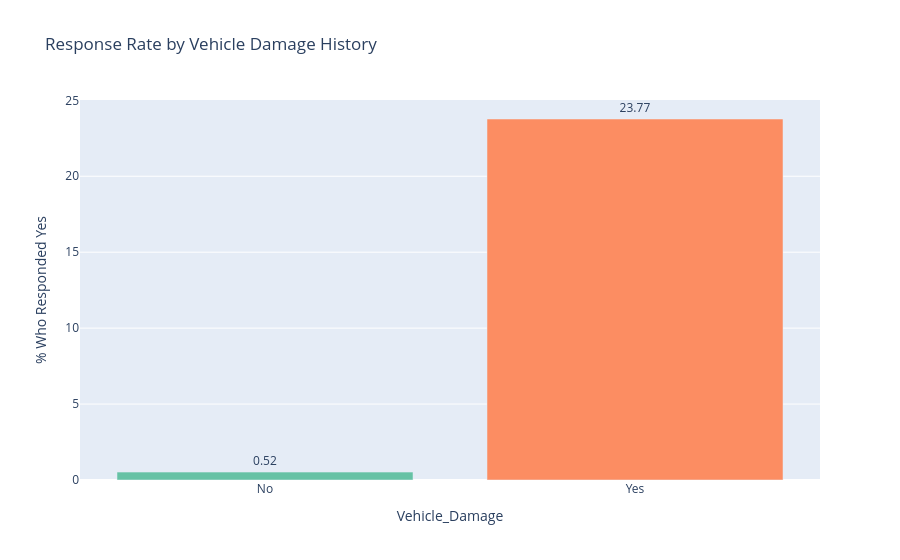
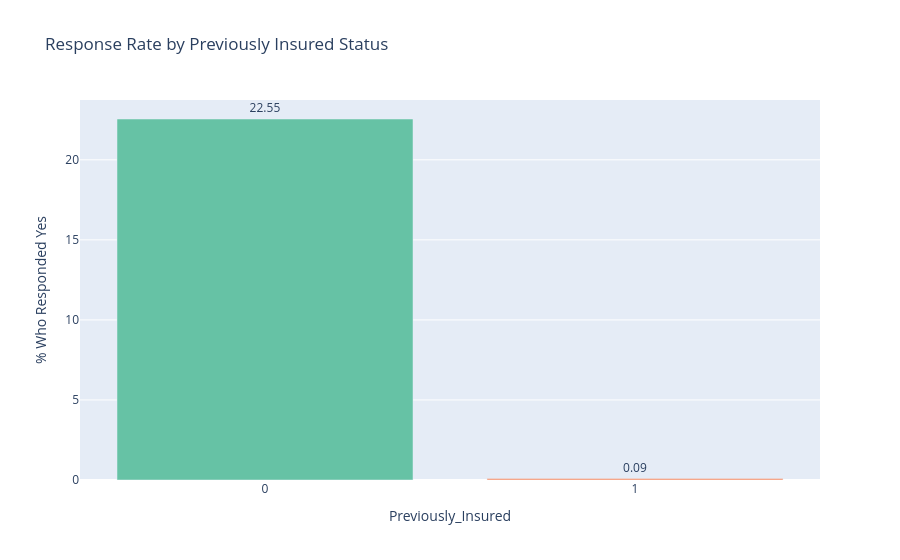

The cell these charts' notebook holds for them, in order:
### Markdown cell above
## 6. How Does Response Rate Change Across Categories? (Bivariate Analysis)
This is the most important EDA question: *which customer segments are most likely to say yes?*

### Code cell
def response_rate_bar(col, title):
    # % of customers who responded 'Yes' within each category of `col`
    rate = df.groupby(col)['Response'].mean().mul(100).round(2).reset_index()
    rate.columns = [col, 'Response_Rate_%']
    rate[col] = rate[col].astype(str)   # treat 0/1 as categories so bars/colours render as discrete groups
    fig = px.bar(rate, x=col, y='Response_Rate_%', color=col, color_discrete_sequence=PALETTE,
                 text='Response_Rate_%', title=title)
    fig.update_traces(textposition='outside')
    fig.update_layout(showlegend=False, yaxis_title='% Who Responded Yes')
    fig.show()

response_rate_bar('Vehicle_Damage', 'Response Rate by Vehicle Damage History')
response_rate_bar('Previously_Insured', 'Response Rate by Previously Insured Status')
response_rate_bar('Vehicle_Age', 'Response Rate by Vehicle Age')
response_rate_bar('Gender', 'Response Rate by Gender')

### Figure 1 — Plotly figure (JSON) as saved in the notebook; plotly's stock layout.template omitted (floating-point values rounded to 4 significant figures)
{"data": [{"hovertemplate": "Vehicle_Damage=%{x}<br>Response_Rate_%=%{text}<extra></extra>", "legendgroup": "No", "marker": {"color": "rgb(102,194,165)", "pattern": {"shape": ""}}, "name": "No", "orientation": "v", "showlegend": true, "text": [0.52], "textposition": "outside", "type": "bar", "x": ["No"], "xaxis": "x", "y": [0.52], "yaxis": "y"}, {"hovertemplate": "Vehicle_Damage=%{x}<br>Response_Rate_%=%{text}<extra></extra>", "legendgroup": "Yes", "marker": {"color": "rgb(252,141,98)", "pattern": {"shape": ""}}, "name": "Yes", "orientation": "v", "showlegend": true, "text": [23.77], "textposition": "outside", "type": "bar", "x": ["Yes"], "xaxis": "x", "y": [23.77], "yaxis": "y"}], "layout": {"barmode": "relative", "legend": {"title": {"text": "Vehicle_Damage"}, "tracegroupgap": 0}, "showlegend": false, "title": {"text": "Response Rate by Vehicle Damage History"}, "xaxis": {"anchor": "y", "categoryarray": ["No", "Yes"], "categoryorder": "array", "domain": [0, 1], "title": {"text": "Vehicle_Damage"}}, "yaxis": {"anchor": "x", "domain": [0, 1], "title": {"text": "% Who Responded Yes"}}}}

### Figure 2 — Plotly figure (JSON) as saved in the notebook; plotly's stock layout.template omitted (floating-point values rounded to 4 significant figures)
{"data": [{"hovertemplate": "Previously_Insured=%{x}<br>Response_Rate_%=%{text}<extra></extra>", "legendgroup": "0", "marker": {"color": "rgb(102,194,165)", "pattern": {"shape": ""}}, "name": "0", "orientation": "v", "showlegend": true, "text": [22.55], "textposition": "outside", "type": "bar", "x": ["0"], "xaxis": "x", "y": [22.55], "yaxis": "y"}, {"hovertemplate": "Previously_Insured=%{x}<br>Response_Rate_%=%{text}<extra></extra>", "legendgroup": "1", "marker": {"color": "rgb(252,141,98)", "pattern": {"shape": ""}}, "name": "1", "orientation": "v", "showlegend": true, "text": [0.09], "textposition": "outside", "type": "bar", "x": ["1"], "xaxis": "x", "y": [0.09], "yaxis": "y"}], "layout": {"barmode": "relative", "legend": {"title": {"text": "Previously_Insured"}, "tracegroupgap": 0}, "showlegend": false, "title": {"text": "Response Rate by Previously Insured Status"}, "xaxis": {"anchor": "y", "categoryarray": ["0", "1"], "categoryorder": "array", "domain": [0, 1], "title": {"text": "Previously_Insured"}}, "yaxis": {"anchor": "x", "domain": [0, 1], "title": {"text": "% Who Responded Yes"}}}}
